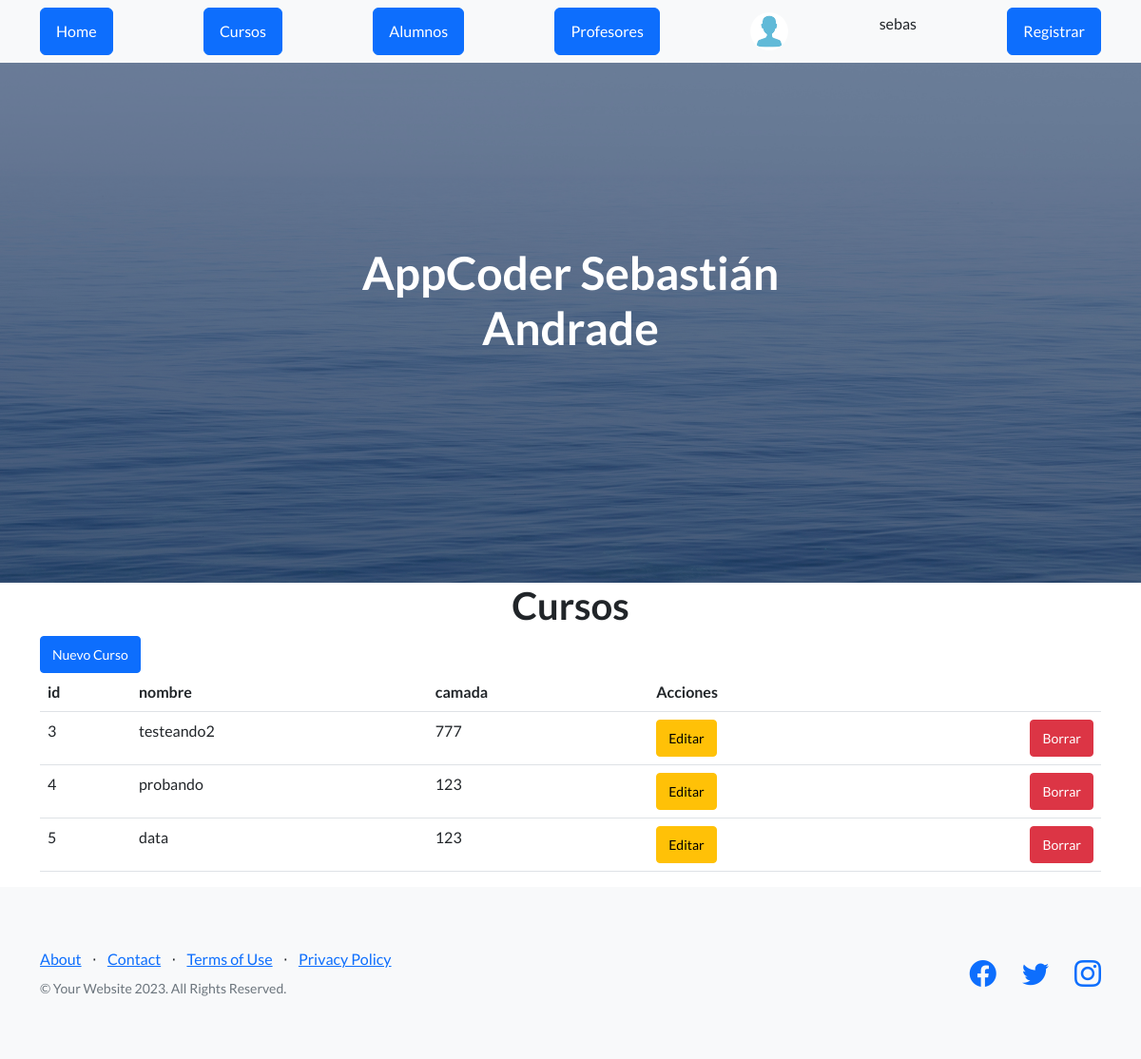
The app's page /AppCoder/cursos (signed in), older data.
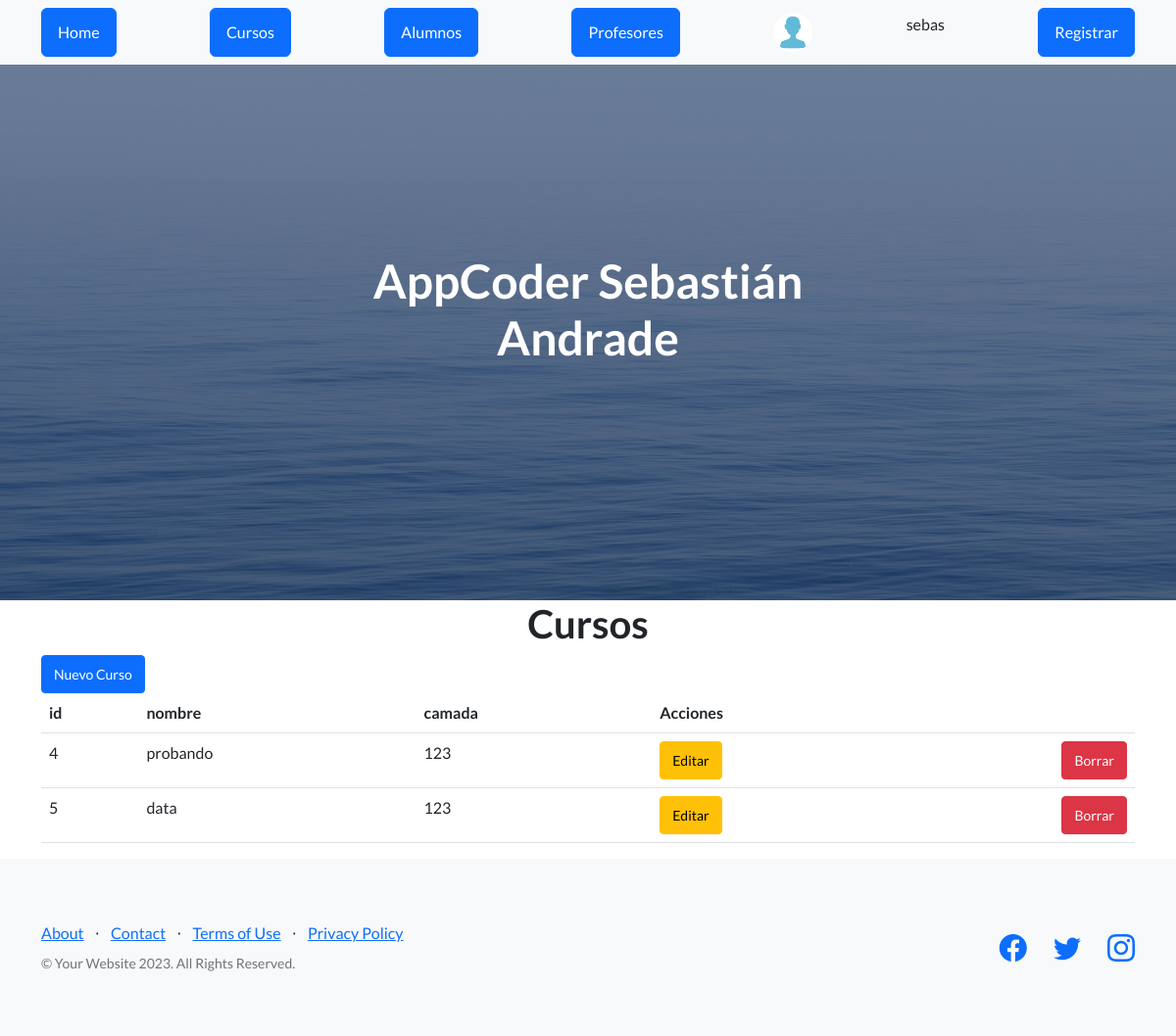
The same page, newer data.
### AppCoder/models.py (models this page shows, shortened)
class Curso(models.Model):
    nombre = models.CharField(max_length=40)
    camada = models.IntegerField()
    curso = {nombre,camada}
    duracion_horas = models.IntegerField()

### AppCoder/views.py (the view)
# urls.py: path("cursos", views.cursos, name="cursos"),
def cursos(request):
    cursos = Curso.objects.all()
    return render(request, "cursos.html", {"cursos": cursos})

### AppCoder/template/cursos.html
{% extends "padre.html" %}
{% load static %}
{% block contenido %}
<main class="container">
    <h1 class="text-xl-center title"> Cursos </h1>
    <a href="alta_curso" class="btn btn-primary btn-sm">Nuevo Curso</a>
    <table class="table">
        <thead>
            <tr>
                <th>id</th>
                <th>nombre</th>
                <th>camada</th>
                <th>Acciones</th>
            </tr>
        </thead>
        <tbody>
            {% for curso in cursos %}
            <tr>
                <td>{{ curso.id }}</td>
                <td>{{ curso.nombre }}</td>
                <td>{{ curso.camada }}</td>
                <td>
                    <div class="d-flex justify-content-between">
                        <a href="{% url 'editar_curso' curso.id %}" class="btn btn-warning btn-sm mr-1">Editar</a>
                        <a href="{% url 'eliminar_curso' curso.id %}" class="btn btn-danger btn-sm">Borrar</a>
                    </div>
                </td>
            </tr>
            {% endfor %}
        </tbody>
    </table>
</main>
{% endblock %}

Row changes from the older to the newer data that the page shows:
removed Curso: id "3", nombre "testeando2", camada "777"
